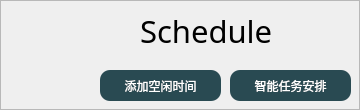
               <widget class="QFrame" name="frame_12">
                <property name="sizePolicy">
                 <sizepolicy hsizetype="Expanding" vsizetype="Expanding">
                  <horstretch>0</horstretch>
                  <verstretch>4</verstretch>
                 </sizepolicy>
                </property>
                <property name="frameShape">
                 <enum>QFrame::StyledPanel</enum>
                </property>
                <property name="frameShadow">
                 <enum>QFrame::Raised</enum>
                </property>
                <widget class="QLabel" name="label_4">
                 <property name="geometry">
                  <rect>
                   <x>140</x>
                   <y>0</y>
                   <width>201</width>
                   <height>61</height>
                  </rect>
                 </property>
                 <property name="font">
                  <font>
                   <family>Arial Black</family>
                   <pointsize>23</pointsize>
                   <weight>10</weight>
                   <italic>false</italic>
                   <bold>false</bold>
                  </font>
                 </property>
                 <property name="styleSheet">
                  <string notr="true">font: 87 23pt &quot;Arial Black&quot;;</string>
                 </property>
                 <property name="text">
                  <string>Schedule</string>
                 </property>
                </widget>
                <widget class="QPushButton" name="pushButton_M_schedule">
                 <property name="geometry">
                  <rect>
                   <x>230</x>
                   <y>70</y>
                   <width>121</width>
                   <height>31</height>
                  </rect>
                 </property>
                 <property name="minimumSize">
                  <size>
                   <width>121</width>
                   <height>31</height>
                  </size>
                 </property>
                 <property name="styleSheet">
                  <string notr="true">QPushButton{
	background-color: rgb(41, 74, 82);
	color: rgb(255, 255, 255);
	font: 10pt &quot;微软雅黑&quot;;
border-radius:10px;
}
QPushButton:hover{
	padding-left:5px;
	padding-top:5px;
}</string>
                 </property>
                 <property name="text">
                  <string>智能任务安排</string>
                 </property>
                 <property name="icon">
                  <iconset>
                   <normaloff>:/resource/icons/调度管理.png</normaloff>:/resource/icons/调度管理.png</iconset>
                 </property>
                 <property name="iconSize">
                  <size>
                   <width>20</width>
                   <height>20</height>
                  </size>
                 </property>
                </widget>
                <widget class="QPushButton" name="pushButton_M_freetime">
                 <property name="geometry">
                  <rect>
                   <x>100</x>
                   <y>70</y>
                   <width>121</width>
                   <height>31</height>
                  </rect>
                 </property>
                 <property name="minimumSize">
                  <size>
                   <width>121</width>
                   <height>31</height>
                  </size>
                 </property>
                 <property name="styleSheet">
                  <string notr="true">QPushButton{
	background-color: rgb(41, 74, 82);
	color: rgb(255, 255, 255);
	font: 10pt &quot;微软雅黑&quot;;
border-radius:10px;
}
QPushButton:hover{
	padding-left:5px;
	padding-top:5px;
}</string>
                 </property>
                 <property name="text">
                  <string>添加空闲时间</string>
                 </property>
                </widget>
                <zorder>label_4</zorder>
                <zorder>pushButton_M_freetime</zorder>
                <zorder>pushButton_M_schedule</zorder>
               </widget>
